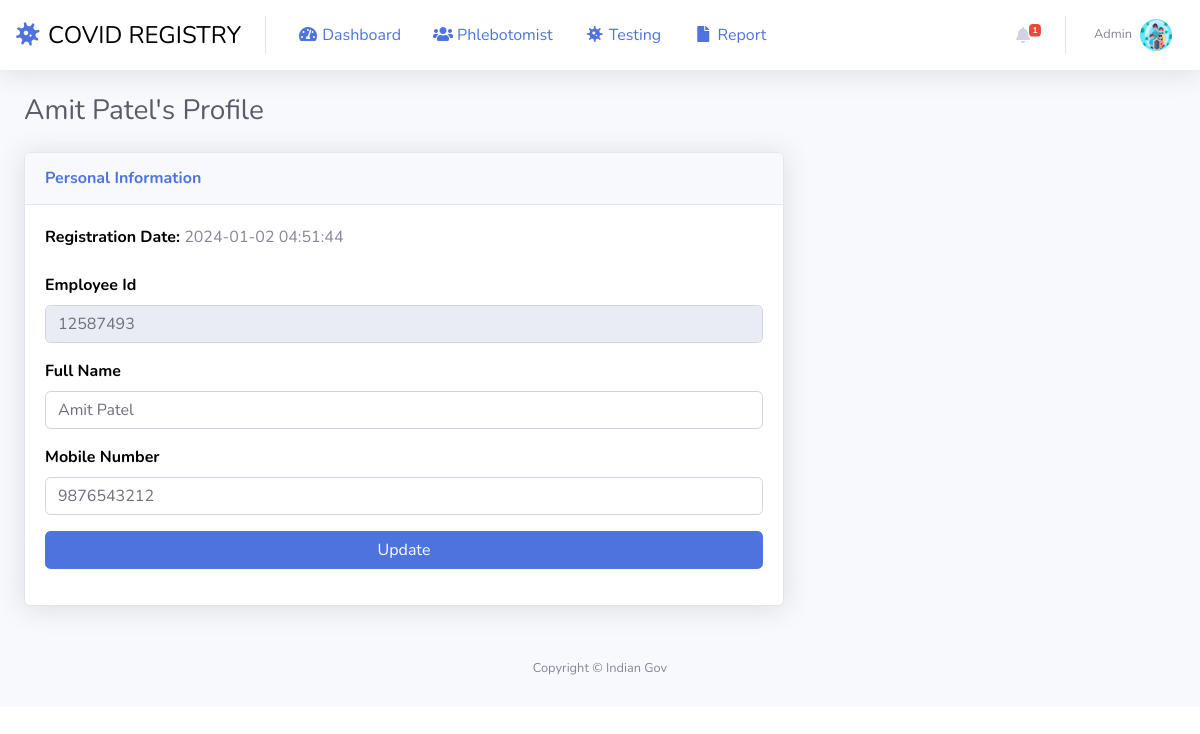
The page /admin/edit-phlebotomist.php?pid=1 (signed in) on the database its author committed.
### tables this page shows
CREATE TABLE
tblphlebotomist (
  `id` int (11) NOT NULL,
  `EmpID` varchar(100) DEFAULT NULL,
  `FullName` varchar(120) DEFAULT NULL,
  `MobileNumber` bigint (12) DEFAULT NULL,
  
  `RegDate` timestamp NULL DEFAULT current_timestamp()
);

### admin/edit-phlebotomist.php (the view, shortened to what this page needs)
<?php session_start();
include_once('includes/config.php');
if (strlen($_SESSION['aid'] == 0)) {
    header('location:logout.php');
} else {
?>
    <!DOCTYPE html>
    <html lang="en">
    <head>
        <link href="vendor/fontawesome-free/css/all.min.css" rel="stylesheet" type="text/css">
        <link href="css/sb-admin-2.min.css" rel="stylesheet">
    </head>
    <body id="page-top">
        <div id="wrapper">
            <div id="content-wrapper" class="d-flex flex-column">
                <div id="content">
                    <?php include_once('includes/topbar.php'); ?>
                    <div class="container-fluid">
                        <?php
                        $pid = intval($_GET['pid']);
                        $query = mysqli_query($con, "select * from tblphlebotomist where id='$pid'");
                        while ($row = mysqli_fetch_array($query)) {
                        ?>
                            <h1 class="h3 mb-4 text-gray-800"><?php echo $row['FullName']; ?>'s Profile</h1>
                            <form name="editphlebotomist" method="post">
                                <div class="row">
                                    <div class="col-lg-8">
                                        <div class="card shadow mb-4">
                                            <div class="card-header py-3">
                                                <h6 class="m-0 font-weight-bold text-primary">Personal Information</h6>
                                            </div>
                                            <div class="card-body">
                                                <div class="form-group">
                                                    <label>Registration Date: </label>
                                                    <?php echo $row['RegDate']; ?>
                                                </div>
                                                <div class="form-group">
                                                    <label>Employee Id</label>
                                                    <input type="text" class="form-control" id="empid" name="empid" value="<?php echo $row['EmpID']; ?>" readonly="true">
                                                </div>
                                                <div class="form-group">
                                                    <label>Full Name</label>
                                                    <input type="text" class="form-control" id="fullname" name="fullname" placeholder="Enter your full name..." pattern="[A-Za-z ]+" title="letters only" value="<?php echo $row['FullName']; ?>" required="true">
                                                </div>
                                                <div class="form-group">
                                                    <label>Mobile Number</label>
                                                    <input type="text" class="form-control" id="mobilenumber" name="mobilenumber" placeholder="Please enter your mobile number" pattern="[0-9]{10}" title="10 numeric characters only" value="<?php echo $row['MobileNumber']; ?>" required="true">
                                                </div>
                                                <div class="form-group">
                                                    <input type="submit" class="btn btn-primary btn-user btn-block" name="update" id="update" value="Update">
                                                </div>
                                            </div>
                                        </div>
                                    </div>
                                </div>
                            </form>
                        <?php } ?>
                    </div>
                </div>
                <?php include_once('includes/footer.php'); ?>
            </div>
        </div>
    </body>
    </html>
<?php } ?>

### admin/includes/topbar.php (shortened to what this page needs)
<nav class="navbar navbar-expand navbar-light bg-white topbar mb-4 static-top shadow">
    <a class="sidebar-brand d-flex align-items-center justify-content-center" href="../admin/index.php" style="text-decoration: none;">
        <div class="sidebar-brand-icon rotate-n-15" style="font-size: x-large;">
            <i class=" fas fa-virus"></i>
        </div>
        <div class="mx-2" style="color: black; font-size: x-large;">COVID REGISTRY</div>
    </a>
    <a class="nav-link" href="dashboard.php">
        <i class="fas fa-fw fa-tachometer-alt"></i>
        <span>Dashboard</span></a>
    <div class="dropdown">
        <a class="nav-link collapsed" href="#" data-toggle="collapse" data-target="#collapseOne" aria-expanded="false" aria-controls="collapseOne">
            <i class="fas fa-fw fa-users"></i>
            <span>Phlebotomist</span>
        </a>
    </div>
    <div class="dropdown">
        <a class="nav-link collapsed" href="#" data-toggle="collapse" data-target="#collapseTwo" aria-expanded="false" aria-controls="collapseTwo">
            <i class="fas fa-fw fa-virus"></i>
            <span>Testing</span>
        </a>
    </div>
    <div class="dropdown">
        <a class="nav-link collapsed" href="#" data-toggle="collapse" data-target="#collapseThree" aria-expanded="true" aria-controls="collapseThree">
            <i class="fas fa-fw fa-file"></i>
            <span>Report</span>
        </a>
    </div>
    <?php if ($_SESSION['aid']) : ?>
        <ul class="navbar-nav ml-auto">
            <?php $query = mysqli_query($con, "select * from tbltestrecord where ReportStatus is null");
              $count = mysqli_num_rows($query);
              ?>
            <li class="nav-item dropdown no-arrow mx-1">
                <a class="nav-link dropdown-toggle" href="#" id="alertsDropdown" role="button" data-toggle="dropdown" aria-haspopup="true" aria-expanded="false">
                    <i class="fas fa-bell fa-fw"></i>
                    <span class="badge badge-danger badge-counter"><?php echo $count; ?></span>
                </a>
            </li>
            <li class="nav-item dropdown no-arrow">
                <a class="nav-link dropdown-toggle" href="#" id="userDropdown" role="button" data-toggle="dropdown" aria-haspopup="true" aria-expanded="false">
                    <?php
                      $adid = $_SESSION['aid'];
                      $ret1 = mysqli_query($con, "select AdminName from tbladmin where ID='$adid'");
                      while ($row1 = mysqli_fetch_array($ret1)) {
                      ?>
                        <span class="mr-2 d-none d-lg-inline text-gray-600 small"><?php echo $row1['AdminName']; ?></span>
                    <?php } ?>
                    <img class="img-profile rounded-circle" src="img/covid-tms.png">
                </a>
            </li>
        </ul>
    <?php endif; ?>
</nav>

### admin/edit-phlebotomist.php (style rules this page uses)
label { font-size: 16px; font-weight: bold; color: #000; }

### rows shown on the page
tblphlebotomist: FullName "Amit Patel", RegDate "2024-01-02 04:51:44", empid "12587493", fullname "Amit Patel", mobilenumber "9876543212"

### other values the page prints
$count "1"
$row1['AdminName'] "Admin"
